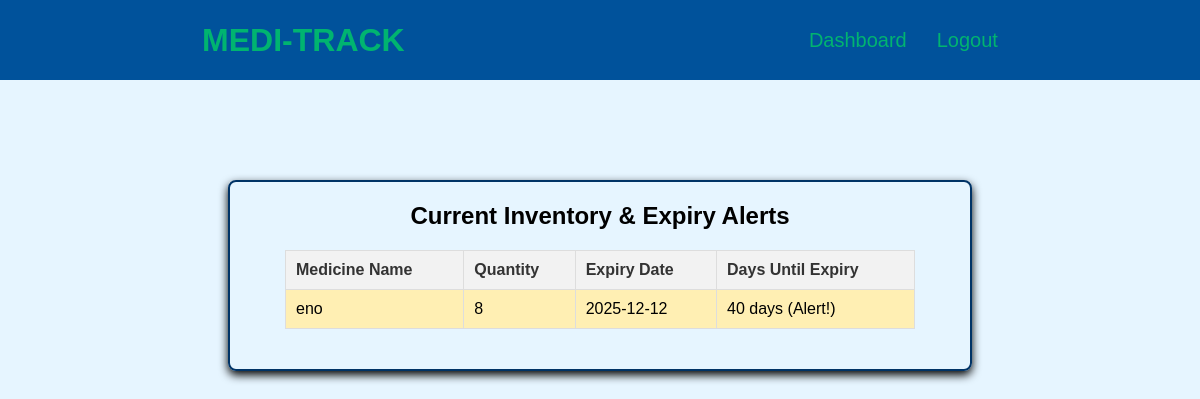
/display_stock?alert=low_stock (signed in), run on the app's committed database.
### app.py (models this page shows)
class Medicine(db.Model):
    id = db.Column(db.Integer, primary_key=True)
    name = db.Column(db.String(200), nullable=False)
    quantity = db.Column(db.Integer, nullable=False)
    expiry_date = db.Column(db.String(50), nullable=False)
    cost_price = db.Column(db.Float, nullable=False)
    selling_price = db.Column(db.Float, nullable=False)
    owner_id = db.Column(db.Integer, db.ForeignKey('owner.id'), nullable=False)
    owner = db.relationship('Owner', backref=db.backref('medicines', lazy=True))

### app.py (the view)
@app.route('/display_stock')
def display_stock():
    if 'user_id' not in session:
        return redirect(url_for('login'))
    message = delete_expired_stock(session['user_id'])
    if message:
        flash(message, 'info')
    alert_type = request.args.get('alert') # Get the alert parameter from the URL
    medicines = Medicine.query.filter_by(owner_id=session['user_id']).all()
    today = datetime.now().date()
    filtered_medicines = []
    LOW_STOCK_THRESHOLD = 10 # Must match the threshold used in get_dashboard_alerts
    for medicine in medicines:
        is_expiring = False
        is_low_stock = medicine.quantity <= LOW_STOCK_THRESHOLD
        try:
            expiry = datetime.strptime(medicine.expiry_date, '%Y-%m-%d').date()
            days_until_expiry = (expiry - today).days
            medicine.alert_class = ''
            if days_until_expiry <= 0:
                medicine.alert_class = 'expired'
                is_expiring = True
            elif days_until_expiry <= 90:
                medicine.alert_class = 'expiring-soon'
                is_expiring = True
            medicine.days_until_expiry = days_until_expiry
        except ValueError:
            medicine.alert_class = 'date-error'
            medicine.days_until_expiry = 'N/A'
        if alert_type == 'expiry' and is_expiring:
            filtered_medicines.append(medicine)
        elif alert_type == 'low_stock' and is_low_stock:
            filtered_medicines.append(medicine)
        elif not alert_type:
            filtered_medicines.append(medicine)
    flashed_messages = get_flashed_messages(with_categories=True)
    return render_template('display_stock.html', medicines=filtered_medicines, messages=flashed_messages)

### app.py (called while the page is built)
def delete_expired_stock(owner_id):
    today = datetime.now().date()
    medicines = Medicine.query.filter_by(owner_id=owner_id).all()
    deleted_count = 0
    for medicine in medicines:
        try:
            expiry = datetime.strptime(medicine.expiry_date, '%Y-%m-%d').date()
            if expiry <= today:
                db.session.delete(medicine)
                deleted_count += 1
        except ValueError:
            continue
    if deleted_count > 0:
        db.session.commit()
        return f'{deleted_count} expired medicine(s) have been automatically removed from your stock.'
    return None # Returns None if no items were deleted

### templates/display_stock.html (shortened to what this page needs)
<!DOCTYPE html>
<html lang="en">
<head>
    <link rel="stylesheet" href="{{ url_for('static', filename='style.css') }}">
</head>
<body>
    <header>
        <nav>
            <div class="left">MEDI-TRACK</div>
            <div class="right">
                <ul>
                    <li><a href="{{ url_for('dashboard') }}">Dashboard</a></li>
                    <li><a href="{{ url_for('logout') }}">Logout</a></li>
                </ul>
            </div>
        </nav>
    </header>
    <main>
        <div class="form-container">
            <h2>Current Inventory & Expiry Alerts</h2>
            <table class="inventory-table">
                <thead>
                    <tr>
                        <th>Medicine Name</th>
                        <th>Quantity</th>
                        <th>Expiry Date</th>
                        <th>Days Until Expiry</th>
                    </tr>
                </thead>
                <tbody>
                    {% for medicine in medicines %}
                    <tr class="{{ medicine.alert_class }}">
                        <td>{{ medicine.name }}</td>
                        <td>{{ medicine.quantity }}</td>
                        <td>{{ medicine.expiry_date }}</td>
                        <td>
                            {% if medicine.days_until_expiry == 0 %}
                                EXPIRES TODAY!
                            {% elif medicine.days_until_expiry < 0 %}
                                **EXPIRED** ({{ -medicine.days_until_expiry }} days ago)
                            {% elif medicine.days_until_expiry <= 90 %}
                                {{ medicine.days_until_expiry }} days (Alert!)
                            {% else %}
                                {{ medicine.days_until_expiry }} days
                            {% endif %}
                        </td>
                    </tr>
                    {% endfor %}
                </tbody>
            </table>
        </div>
    </main>
</body>
</html>

### static/style.css (style rules this page uses)
* { margin: 0px; padding: 0px; }
body { background-color: #e6f5ff; font-family: 'Poppins', sans-serif; }
nav { display: flex; justify-content: space-around; align-items: center; height: 80px; background-color: #00529B; }
nav ul { display: flex; justify-content: center; gap: 30px; transition: color 0.3s ease; }
nav ul li { list-style: none; }
nav ul a { text-decoration: none; color: #00B470; transition: color 0.3s ease; font-size: 1.25rem; font-weight: 100 }
.left { color: #00B470; font-size: 2rem; font-weight: 600; }
.form-container { display: flex; justify-content: center; align-items: center; border: 2px solid #003366; padding: 20px; max-width: 700px; margin: auto; border-radius: 8px; flex-direction: column; margin-top: 100px; box-shadow: 0 4px 10px; }

### templates/display_stock.html (style rules this page uses)
.inventory-table { width: 90%; margin: 20px auto; border-collapse: collapse; }
.inventory-table th, .inventory-table td { border: 1px solid #ddd; padding: 10px; text-align: left; }
.inventory-table th { background-color: #f2f2f2; color: #333; }
.expiring-soon { background-color: #ffefb3; }

### data on the page
Medicine: name "eno", quantity "8", expiry_date "2025-12-12", days_until_expiry "40"
